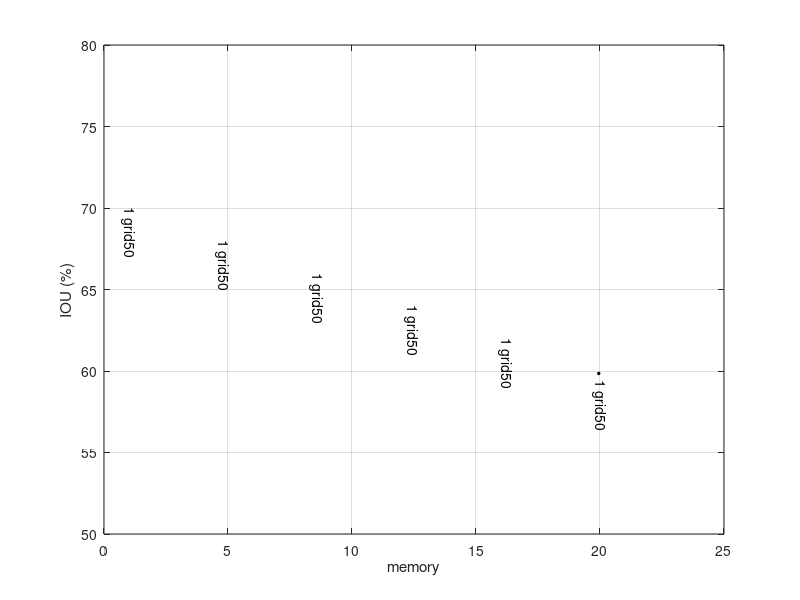

MATLAB code to generate this figure:
% memory first

clear, clc

iou_arr = 0.6:0.02:0.7;
iou_arr = 100 * iou_arr;

memory_arr = linspace(20, 1, length(iou_arr));


text_arr = {'\bullet 1 grid50', '1 grid50', '1 grid50', '1 grid50', '1 grid50', '1 grid50'};

figure(1), clf, hold on
xlabel('memory')
ylabel('IOU (%)')
xlim([0, max(memory_arr)+5])
ylim([iou_arr(1)-10, iou_arr(end)+10])
for i = 1:length(text_arr)
    txt = text_arr{i};
    h_txt = text(memory_arr(i), iou_arr(i), txt);
    set(h_txt, 'Rotation', 270)
end
box on
grid on
hold off